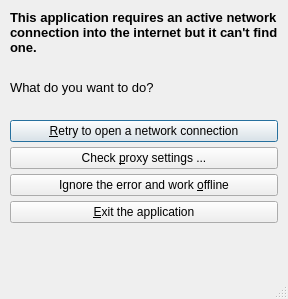
<?xml version="1.0" encoding="UTF-8"?>
<ui version="4.0">
 <author>Gerrit M. Albrecht</author>
 <class>NoActiveNetworkDialog</class>
 <widget class="QDialog" name="NoActiveNetworkDialog">
  <property name="geometry">
   <rect>
    <x>0</x>
    <y>0</y>
    <width>288</width>
    <height>299</height>
   </rect>
  </property>
  <property name="sizePolicy">
   <sizepolicy hsizetype="Preferred" vsizetype="Fixed">
    <horstretch>0</horstretch>
    <verstretch>0</verstretch>
   </sizepolicy>
  </property>
  <property name="windowTitle">
   <string>No Active Network:</string>
  </property>
  <property name="locale">
   <locale language="English" country="UnitedStates"/>
  </property>
  <property name="sizeGripEnabled">
   <bool>true</bool>
  </property>
  <layout class="QVBoxLayout" name="verticalLayout">
   <item>
    <widget class="QLabel" name="m_message">
     <property name="font">
      <font>
       <family>Arial</family>
       <pointsize>10</pointsize>
       <weight>75</weight>
       <bold>true</bold>
      </font>
     </property>
     <property name="text">
      <string>This application requires an active network connection into the internet but it can't find one.</string>
     </property>
     <property name="wordWrap">
      <bool>true</bool>
     </property>
    </widget>
   </item>
   <item>
    <spacer name="verticalSpacer_2">
     <property name="orientation">
      <enum>Qt::Vertical</enum>
     </property>
     <property name="sizeType">
      <enum>QSizePolicy::Fixed</enum>
     </property>
     <property name="sizeHint" stdset="0">
      <size>
       <width>20</width>
       <height>20</height>
      </size>
     </property>
    </spacer>
   </item>
   <item>
    <widget class="QLabel" name="label">
     <property name="font">
      <font>
       <family>Arial</family>
       <pointsize>10</pointsize>
      </font>
     </property>
     <property name="text">
      <string>What do you want to do?</string>
     </property>
    </widget>
   </item>
   <item>
    <spacer name="verticalSpacer_3">
     <property name="orientation">
      <enum>Qt::Vertical</enum>
     </property>
     <property name="sizeType">
      <enum>QSizePolicy::Fixed</enum>
     </property>
     <property name="sizeHint" stdset="0">
      <size>
       <width>20</width>
       <height>20</height>
      </size>
     </property>
    </spacer>
   </item>
   <item>
    <widget class="QPushButton" name="m_btn_retry">
     <property name="text">
      <string>&amp;Retry to open a network connection</string>
     </property>
    </widget>
   </item>
   <item>
    <widget class="QPushButton" name="m_btn_proxy">
     <property name="text">
      <string>Check &amp;proxy settings ...</string>
     </property>
    </widget>
   </item>
   <item>
    <widget class="QPushButton" name="m_btn_offline">
     <property name="text">
      <string>Ignore the error and work &amp;offline</string>
     </property>
    </widget>
   </item>
   <item>
    <widget class="QPushButton" name="m_btn_exit">
     <property name="text">
      <string>&amp;Exit the application</string>
     </property>
    </widget>
   </item>
   <item>
    <spacer name="verticalSpacer">
     <property name="orientation">
      <enum>Qt::Vertical</enum>
     </property>
     <property name="sizeType">
      <enum>QSizePolicy::Expanding</enum>
     </property>
     <property name="sizeHint" stdset="0">
      <size>
       <width>75</width>
       <height>28</height>
      </size>
     </property>
    </spacer>
   </item>
  </layout>
 </widget>
 <layoutdefault spacing="5" margin="10"/>
 <resources/>
 <connections/>
</ui>
